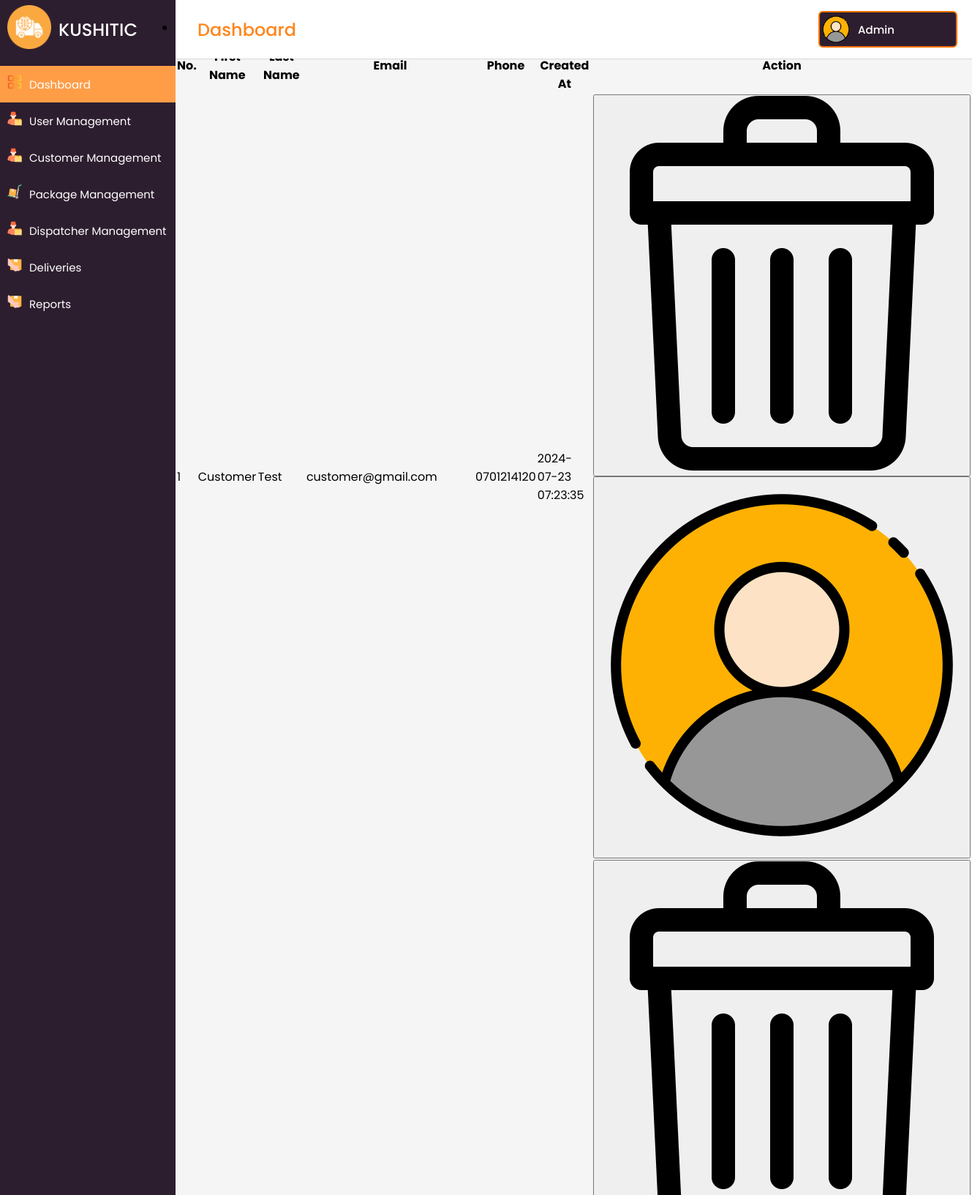
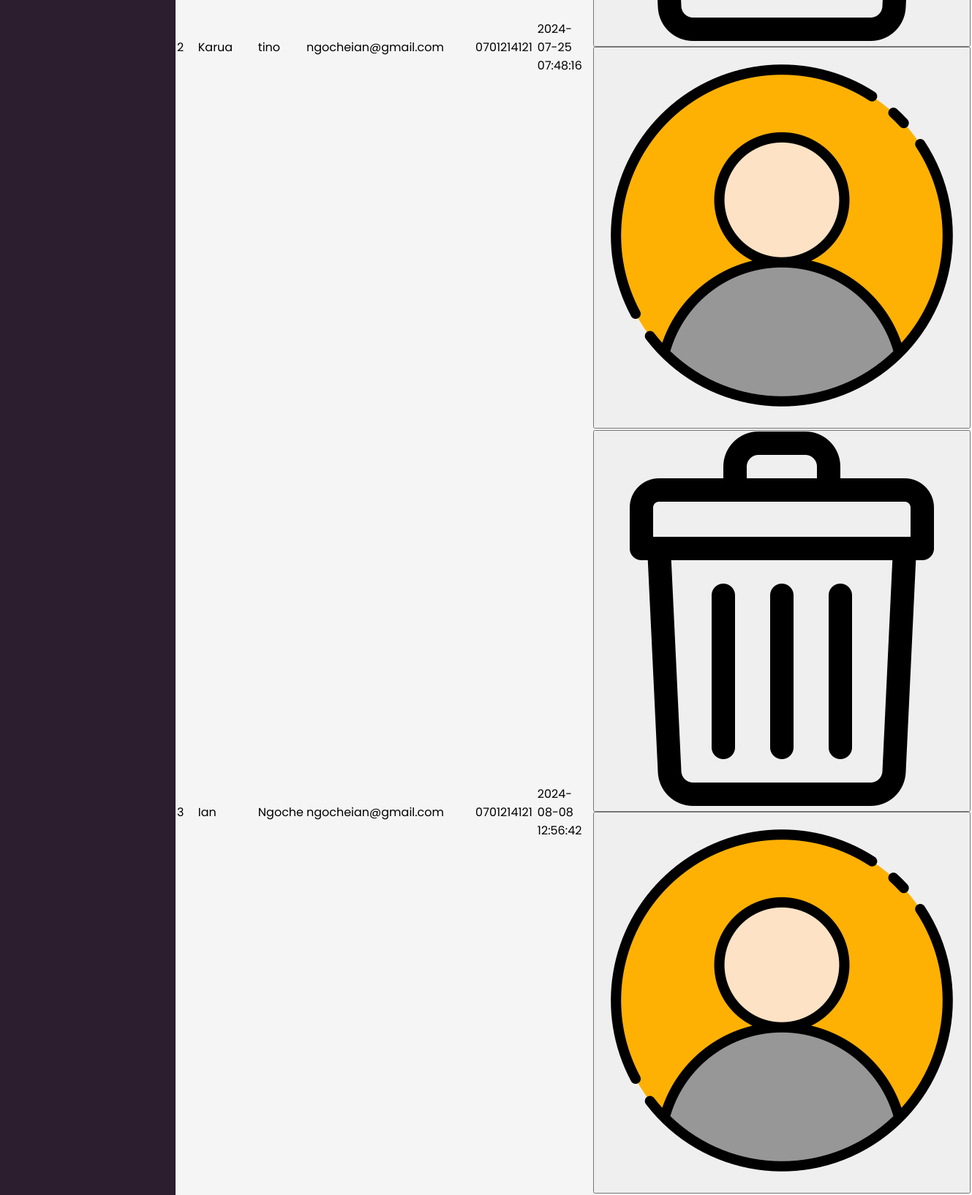
Screenshot of /main/admin/all_customers.php (upper part) with the database file from the repository (2 pictures, top to bottom).
### tables this page shows
CREATE TABLE `customers` (
  `id` int(11) NOT NULL,
  `user_id` int(11) NOT NULL,
  `first_name` varchar(50) NOT NULL,
  `last_name` varchar(50) NOT NULL,
  `email` varchar(100) NOT NULL,
  `phone` varchar(20) DEFAULT NULL,
  `created_at` timestamp NOT NULL DEFAULT current_timestamp()
);

CREATE TABLE `users_tbl` (
  `id` int(11) NOT NULL,
  `role` varchar(255) NOT NULL,
  `username` varchar(50) NOT NULL,
  `password` varchar(255) NOT NULL,
  `created_at` timestamp NOT NULL DEFAULT current_timestamp(),
  `Status` int(11) DEFAULT NULL
);

### main/admin/all_customers.php (the view, shortened to what this page needs)
<?php
include('includes/header.php');
$sql = "
SELECT
    users_tbl.id AS user_id,
    users_tbl.username,
    users_tbl.role,
    users_tbl.status,
    customers.first_name,
    customers.last_name,
    customers.email,
    customers.phone,
    users_tbl.created_at AS user_created_at
FROM
    users_tbl
INNER JOIN
    customers
ON
    users_tbl.id = customers.user_id
WHERE
    users_tbl.role = 'customer'
ORDER BY
    users_tbl.id ASC";
$result = mysqli_query($conn, $sql);
?>
<div class="main-box">
    <div class="section-box box">
        <div class="title-box">All Registered Clients</div>
        <div class="box-details">
            <ul class="details">
                <li class="topic">
                    <div class="button">
                        <a href="add_customer.php">Add New</a>
                    </div>
                </li>
                <div class="table-wrapper">
                    <table class="fl-table">
                        <thead>
                            <tr>
                                <th>No.</th>
                                <th>First Name</th>
                                <th>Last Name</th>
                                <th>Email</th>
                                <th>Phone</th>
                                <th>User Created At</th>
                                <th>Action</th>
                            </tr>
                        </thead>
                        <tbody>
                            <?php
                            if (mysqli_num_rows($result) > 0) {
                                $i = 1;
                                while ($row = mysqli_fetch_assoc($result)) {
                                    $client_id = $row['user_id'];
                                    echo "<tr>";
                                    echo "<td>" . $i++ . "</td>";
                                    echo "<td>" . $row['first_name'] . "</td>";
                                    echo "<td>" . $row['last_name'] . "</td>";
                                    echo "<td>" . $row['email'] . "</td>";
                                    echo "<td>" . $row['phone'] . "</td>";
                                    echo "<td>" . $row['user_created_at'] . "</td>";
                                    echo "<td>
                                            <div class='multi-button'>
                                                <form method='get' action=''>
                                                    <input type='hidden' name='delete_user_id' value='" . $row['user_id'] . "'>
                                                    <button type='submit' class='btn-tbl' id='delete'>
                                                        <span><div class='icon-img'>
                                                        <img src='assets/img/icons/trash.png' alt='Delete' /></div></span>
                                                    </button>
                                                </form>
                                                <form action='edit_customer.php' method='post' style='display:inline;'>
                                                    <input type='hidden' name='customer_id' value='" . $client_id . "' />
                                                    <button type='submit' class='btn-tbl generate-consignment-btn'>
                                                        <span><div class='icon-img'>
                                                        <img src='assets/img/icons/profile.png'  /></div></span>
                                                    </button>
                                                </form>
                                            </div>
                                        </td>";
                                    echo "</tr>";
                                }
                            } else {
                                echo "<tr><td colspan='10'>No records found</td></tr>";
                            }
                            ?>
                        </tbody>
                    </table>
                </div>
            </ul>
        </div>
    </div>
</div>
<?php include('includes/footer.php'); ?>

### main/admin/assets/css/style.css (style rules this page uses)
:root { --white-color: #ffffff; --custom-gray-color: #d5d5d5; --dark-purple: #2D1E2F; --custom-primary-color: #ff851b; --custom-primary-hover-color: #FF9D47; --custom-text-color: #F57200; --text-dark: #000; --danger: #fa0808; --danger-hover: #f82b2b; --success: #015012; }
* { margin: 0; padding: 0; box-sizing: border-box; font-family: 'Poppins', sans-serif; }
body { min-height: 100%; }

### rows the page displays
customers: first_name "Customer", last_name "Test", email "customer@gmail.com", phone "0701214120", user.created_at "2024-07-23 07:23:35"
customers: first_name "Karua", last_name "tino", email "ngocheian@gmail.com", phone "0701214121", user.created_at "2024-07-25 07:48:16"
customers: first_name "Ian", last_name "Ngoche", email "ngocheian@gmail.com", phone "0701214121", user.created_at "2024-08-08 12:56:42"
